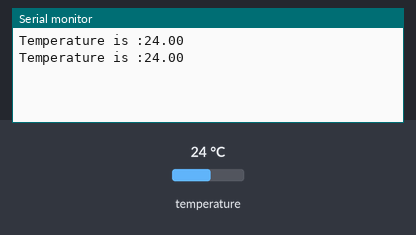
Simulated run of this sketch. Board: Arduino Uno, built with avr-gcc and run on an emulated ATmega328P. Shown: the last lines printed to the serial monitor. The test bench sets the inputs (shaded band); at power-on: temperature 24 °C.

Above: at 3.3 s.
3.4 s: temperature set to 12 °C
At 5.1 s:
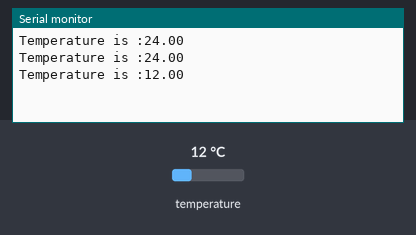
5.9 s: temperature set to 19 °C
At 7.5 s:
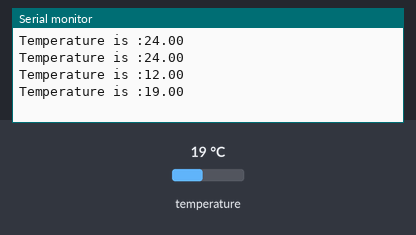
Timing chart, 0 to 9.0 s (numbered marks = the images above; inputs shaded):
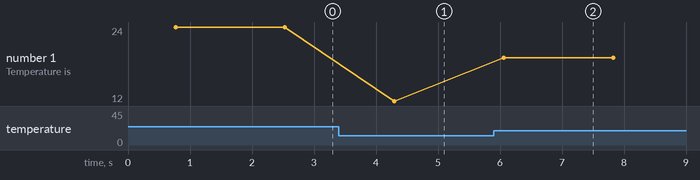

The sketch:

ds18b20_temperature_sensor.ino
```cpp
#include<DallasTemperature.h>
#include<OneWire.h>
#define temperaturePin 4
OneWire onewire(temperaturePin);
DallasTemperature sensor(&onewire);
void setup() {
  // put your setup code here, to run once:
  Serial.begin(9600);
  sensor.begin();
}

void loop() {
  // put your main code here, to run repeatedly:
  sensor.requestTemperatures();
  Serial.print("Temperature is :");
  Serial.println(sensor.getTempCByIndex(0));
  delay(1000);
}
```

Measured:
- after the input at 3.4 s, the serial monitor: prints a new line after 0.90 s (image 1)
- after the input at 5.9 s, the serial monitor: prints a new line after 0.16 s (image 2)
- plotted number 1: 24 → 12 after the input at 3.4 s, 12 → 19 after the input at 5.9 s
